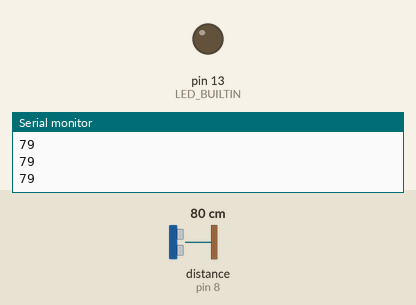
Recording of a sketch running on a simulated Arduino Uno, built with avr-gcc and run on an emulated ATmega328P. On the bench: output pins drawn as LEDs (lit = HIGH), the last lines printed to the serial monitor. The inputs (shaded band) are chosen by the test bench; at power-on: distance to the obstacle (sensor on pin 8) 80 cm. The echo pulse lasts 58.3 µs per cm; pins used as bus, display or sensor lines are not drawn.

Above: at 1.2 s.
1.3 s: distance to the obstacle (sensor on pin 8) set to 19 cm
2.8 s: distance to the obstacle (sensor on pin 8) set to 14 cm
At 4.0 s:
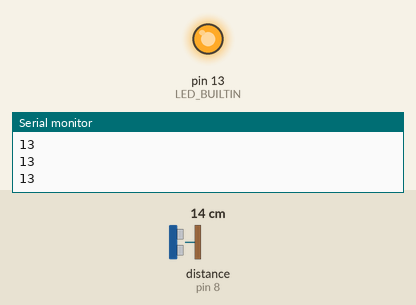
4.3 s: distance to the obstacle (sensor on pin 8) set to 18 cm
At 5.3 s:
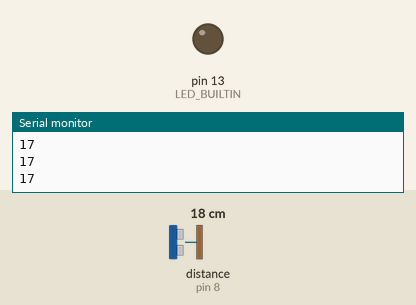
5.8 s: distance to the obstacle (sensor on pin 8) set to 2 cm
At 6.5 s:
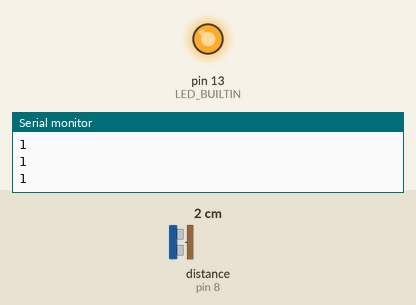
Timing chart, 0 to 8.3 s (numbered marks = the images above; inputs shaded):
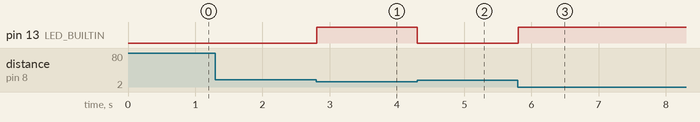

The sketch:

sensor_ping.ino
```cpp
int cycle,dist;


void setup()
{
  Serial.begin(9600);
  pinMode(7,OUTPUT);   //echo
  pinMode(8,INPUT);    //trigger
  pinMode(LED_BUILTIN, OUTPUT);

}

void loop()
{
  //READING WAVE
  digitalWrite(7,LOW);
  delayMicroseconds(10);
  digitalWrite(7,HIGH);
  delayMicroseconds(10);
  digitalWrite(7,LOW);
  delayMicroseconds(10);


  cycle = pulseIn(8,HIGH);
  dist = int(0.017*cycle);
  Serial.println(dist);

  if(dist<=15)
  {
   digitalWrite(LED_BUILTIN,HIGH);
  }
  else
  {
     digitalWrite(LED_BUILTIN,LOW);
  }


}
```

Measured:
- the behaviour switches between 17 and 16 cm on distance to the obstacle (sensor on pin 8) (found by bisection; images 0 and 1)
- after the input at 2.8 s, pin 13 (LED_BUILTIN): LOW → HIGH at once
- after the input at 4.3 s, pin 13 (LED_BUILTIN): HIGH → LOW at once
- after the input at 5.8 s, pin 13 (LED_BUILTIN): LOW → HIGH at once
